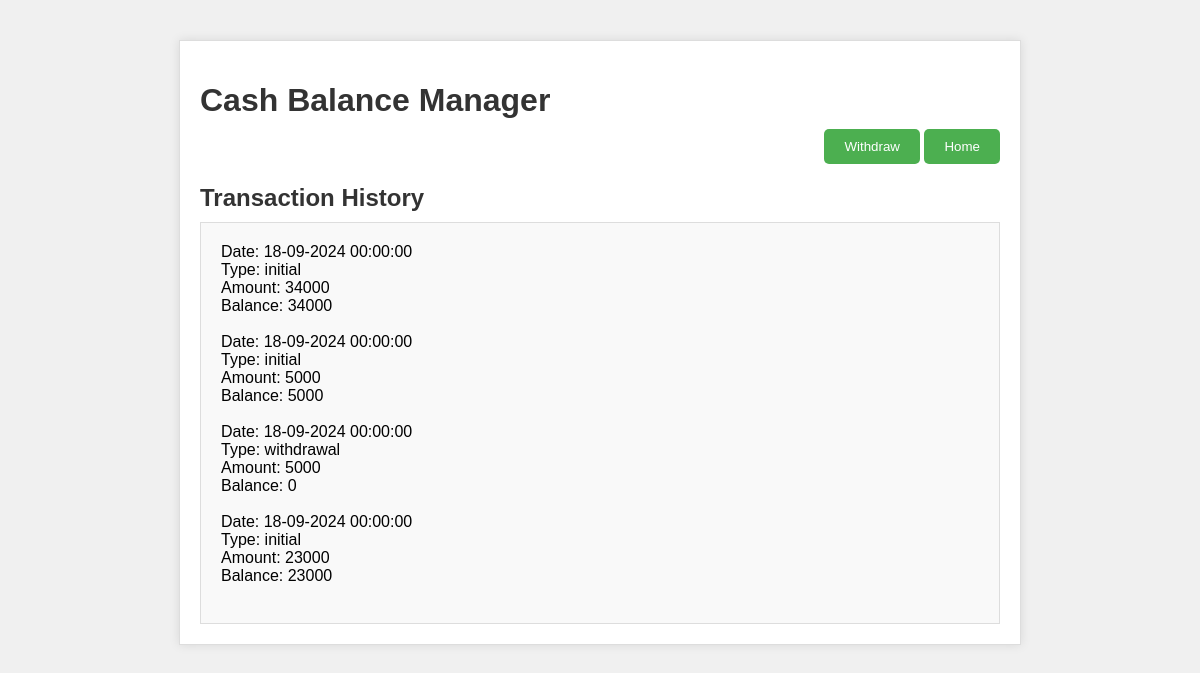
/view_trans.php, run on the app's committed database.
### tables this page shows
CREATE TABLE IF NOT EXISTS `balances` (
  `id` int UNSIGNED NOT NULL AUTO_INCREMENT,
  `initial_balance` int NOT NULL,
  `date` date NOT NULL,
  `type` varchar(10) NOT NULL,
  `amount` int NOT NULL,
  `balance` int NOT NULL,
  PRIMARY KEY (`id`)
);

### view_trans.php (the view, shortened to what this page needs)
<!DOCTYPE html>
<html>
<head>
  <link rel="stylesheet" type="text/css" href="style.css">
</head>
<body>
  <div class="container">
    <h1>Cash Balance Manager</h1>
    <div align="right">
    <a href="withdraw.php"><input type="submit" value="Withdraw"></a>
    <a href="index.php"><input type="submit" value="Home"></a>
    </div>
    <h2>Transaction History</h2>
    <div id="transaction-history">
      <?php
      $servername = "localhost";
      $username = "root";
      $password = "";
      $dbname = "transactions";
      $conn = new mysqli($servername, $username, $password, $dbname);
      $sql = "SELECT * FROM balances ORDER BY date DESC";
      $result = $conn->query($sql);
      if ($result->num_rows > 0) {
          while($row = $result->fetch_assoc()) {
              echo "Date: " . date("d-m-Y H:i:s", strtotime($row["date"])) . "<br>";
              echo "Type: " . $row["type"] . "<br>";
              echo "Amount: " . $row["amount"] . "<br>";
              echo "Balance: " . $row["balance"] . "<br><br>";
          }
      } else {
          echo "No transactions found.";
      }
      ?>
    </div>
  </div>
</body>
</html>

### style.css (style rules this page uses)
body { font-family: Arial, sans-serif; background-color: #f0f0f0; }
.container { max-width: 800px; margin: 40px auto; padding: 20px; background-color: #fff; border: 1px solid #ddd; box-shadow: 0 0 10px rgba(0, 0, 0, 0.1); }
h1, h2 { color: #333; margin-bottom: 10px; }
input[type="submit"] { background-color: #4CAF50; color: #fff; padding: 10px 20px; border: none; border-radius: 5px; cursor: pointer; }
#transaction-history { padding: 20px; background-color: #f9f9f9; border: 1px solid #ddd; }

### data on the page
balances: date "18-09-2024 00:00:00", type "initial", amount "34000", balance "34000"
balances: date "18-09-2024 00:00:00", type "initial", amount "5000", balance "5000"
balances: date "18-09-2024 00:00:00", type "withdrawal", amount "5000", balance "0"
balances: date "18-09-2024 00:00:00", type "initial", amount "23000", balance "23000"
